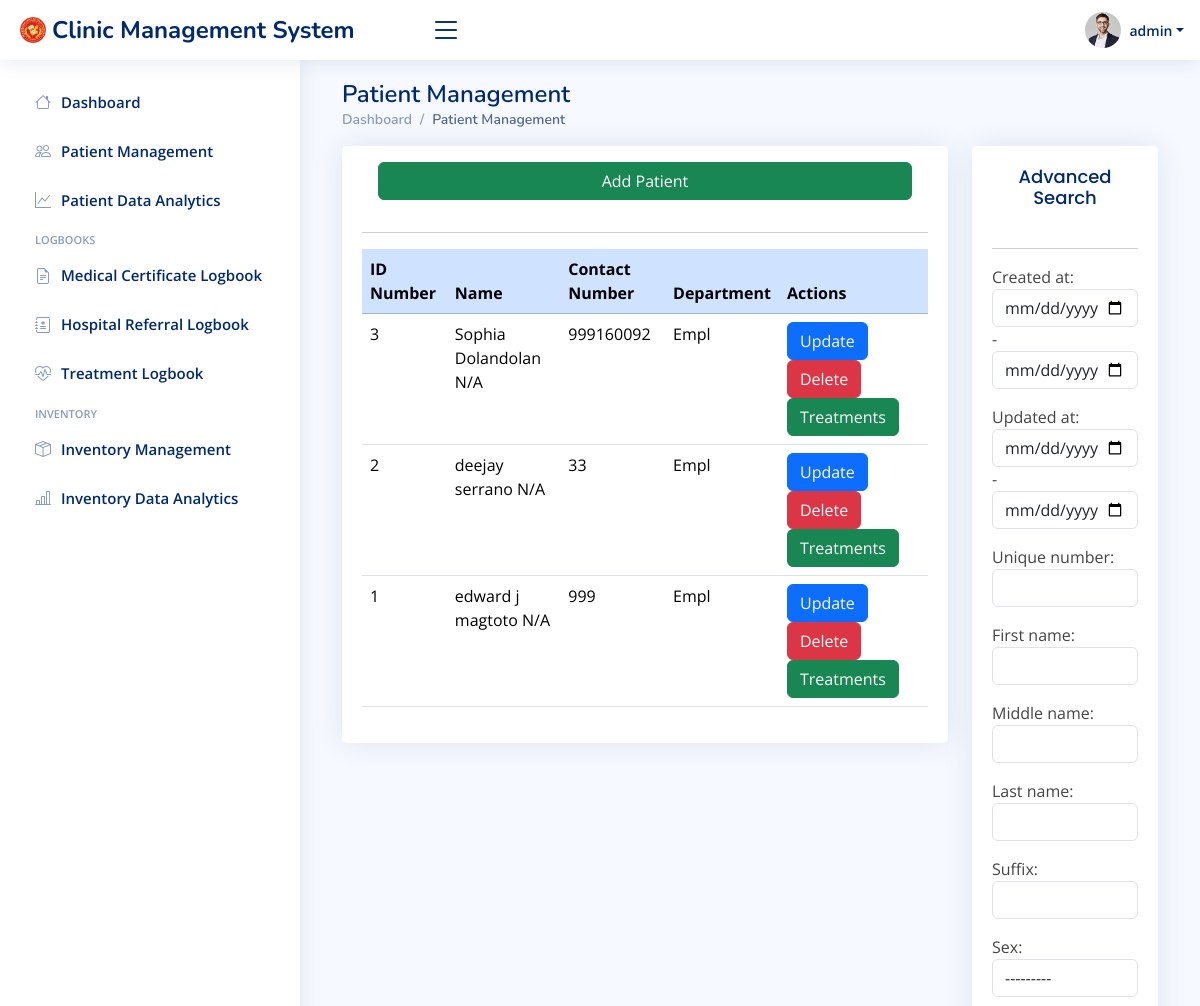
Before: /patientdata/ (signed in, upper part) with the older database file.
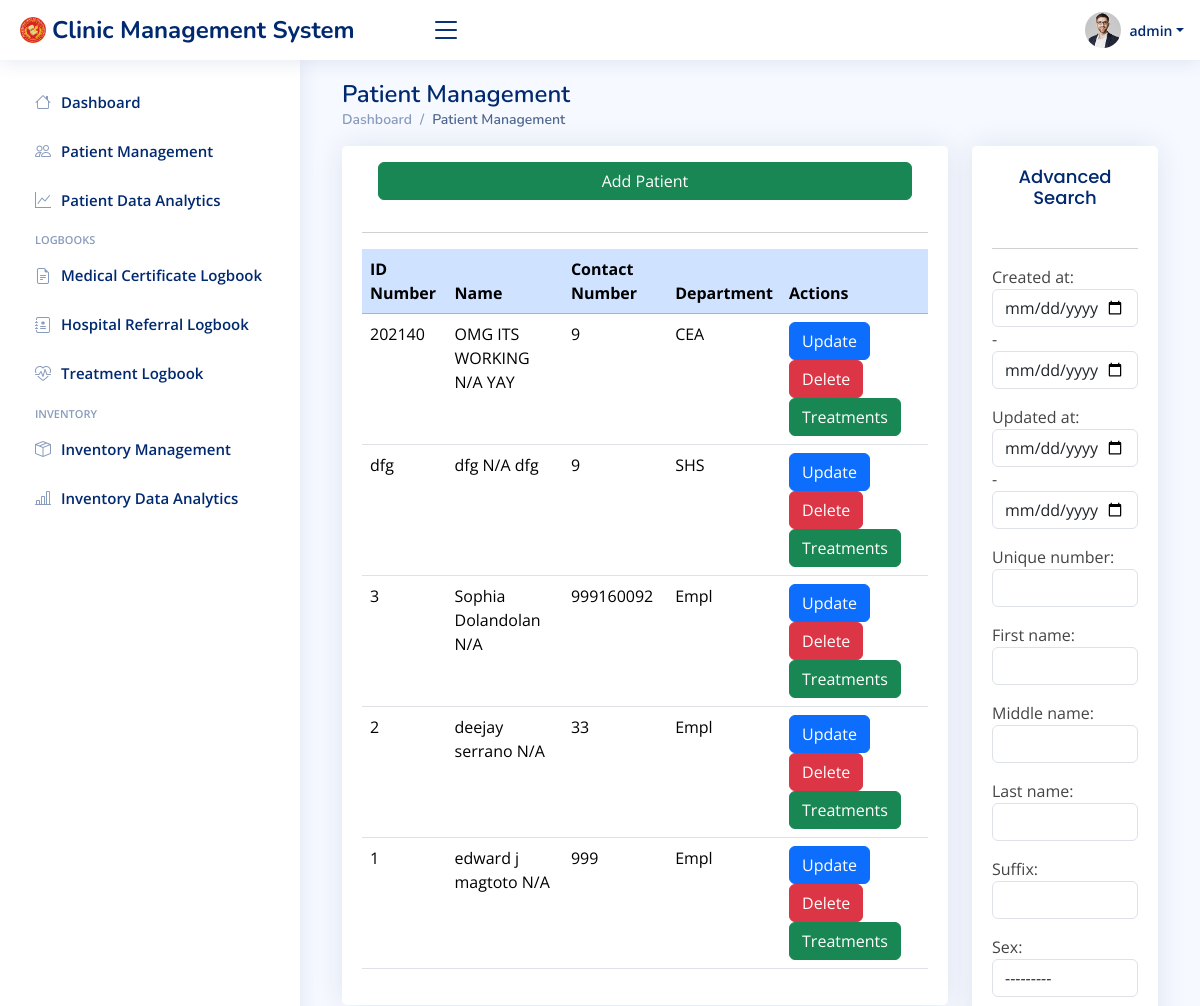
After: the same page with the newer database file.
### cms/models.py (models this page shows, shortened)
class patient(models.Model):
    created_at = models.DateTimeField(auto_now_add=True)
    updated_at = models.DateTimeField(auto_now=True)
    unique_number = models.CharField(unique=True, max_length=10)
    first_name = models.CharField(max_length=100)
    middle_name = models.CharField(max_length=100)
    last_name = models.CharField(max_length=100)
    suffix = models.CharField(max_length=2, blank=True)
    SEX_CHOICES = [
        ("Male", "Male"),
        ("Female", "Female"),
    ]
    sex = models.CharField(max_length=6, choices=SEX_CHOICES)
    height = models.CharField(max_length=10, blank=True)
    weight = models.CharField(max_length=10, blank=True)
    address = models.CharField(max_length=100, blank=True)
    DEPARTMENT_CHOICES = [
        ("Empl", "Employee"),
        ("COE", "COE - College of Education"),
        ("CEA", "CEA - College of Architecture and Engineering"),
        ("CBS", "CBS - College of Business Studies"),
        ("CAS", "CAS - College of Arts and Science"),
        ("CSSP", "CSSP - College of Scial Science and Philosophy"),
        ("CCS", "CCS - College of Computing Studies"),
        ("CHTM", "CHTM - College of Hospitality and Tourism Management"),
        ("CIT", "CIT - College of Industrial Technology"),
        ("Law", "Law - School of Law"),
        ("GS", "GS - Graduate Studies"),
        ("SHS", "SHS - Senior High School"),
        ("LHS", "LHS - Laboratory High School"),
    ]
    department = models.CharField(max_length=4, choices=DEPARTMENT_CHOICES)
    course = models.CharField(max_length=100, blank=True, null=True)
    year_and_section = models.CharField(max_length=10, blank=True)
    contact_number = models.PositiveIntegerField(default='09')
    provider = models.CharField(max_length=100, blank=True)
    provider_updated = models.CharField(max_length=100, blank=True)

### cms/views.py (the view)
# urls.py: path('patientdata/', views.patientdata_view, name="Patient Data"),
@login_required(login_url="Login")
def patientdata_view(request):
    myFilter = PatientFilter(request.GET, queryset=patient.objects.all().order_by('-id'))
    patients = myFilter.qs
    context = {'patients':patients, 'myFilter':myFilter}
    return render(request, 'cms/patient-data.html', context)

### cms/templates/cms/patient-data.html (shortened to what this page needs)
{% extends "cms/base.html" %}
{% block content %}
<div class="container">
    <div class="pagetitle">
        <h1>Patient Management</h1>
        <nav>
            <ol class="breadcrumb">
              <li class="breadcrumb-item"><a href="{% url 'Dashboard'%}">Dashboard</a></li>
              <li class="breadcrumb-item active">Patient Management</li>
            </ol>
          </nav>
    </div>
    <div class="row">
        <div class="col-lg-9">
            <div class="card card-body">
                <a class="btn btn-success m-3 btn-block" href= {% url "Patient Add" %}>
                    Add Patient
                <hr>
                <div class="table-responsive">
                    <table class="table datatable">
                        <thead>
                            <tr>
                                <th class="table-primary">ID Number</th>
                                <th class="table-primary">Name</th>
                                <th class="table-primary">Contact Number</th>
                                <th class="table-primary">Department</th>
                                <th class="table-primary">Actions</th>
                            </tr>
                        </thead>
                        <tbody>
                            {% for patient in patients %}
                            <tr>
                                <td>{{patient.unique_number}}</td>
                                <td>{{patient.first_name}} {{patient.middle_name}} {{patient.last_name}} {{patient.suffix}}</th>
                                <td>{{patient.contact_number}}</td>
                                <td>{{patient.department}}</td>
                                <td>
                                    <a href="{% url 'Patient Update' patient.id %}">
                                        <button class="btn btn-primary" type="button">Update</button>
                                    </a>
                                    <a href="{% url 'Patient Delete' patient.id %}">
                                        <button class="btn btn-danger" type="button">Delete</button>
                                    </a>
                                    <a href="{% url 'Treatment Data' patient.id %}">
                                        <button class="btn btn-success" type="button">Treatments</button>
                                    </a>
                                </td>
                            </tr>
                            {% endfor %}
                        </tbody>
                    </table>
                </div>
            </div>
        </div>
        <div class="col-lg-3">
            <div class="card card-body">
                <h2 class="card-title text-center">Advanced Search</h2>
                <hr>
                <div class="form-group">
                    <form method="GET">
                        {{myFilter.form.as_p}}
                        <br>
                    </form>
                </div>
            </div>
        </div>
    </div>
</div>
{% endblock content %}

Changed rows visible on the page:
added patient: unique_number "202140", first_name "OMG ITS WORKING", middle_name "N/A", last_name "YAY", contact_number "9", department "CEA"
added patient: unique_number "dfg", first_name "dfg", middle_name "N/A", last_name "dfg", contact_number "9", department "SHS"
